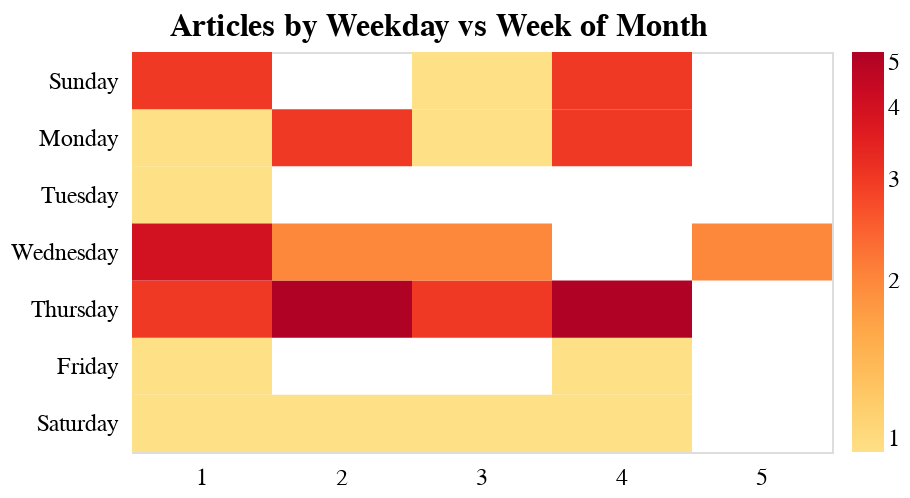

The notebook cell this image was saved under:
### Markdown cell above
Below are the number of occurrences by week of the month against day of the week

### Code cell
altair_datetime_heatmap(
    df_topics_new.groupby(["weekday", "week_of_month"])["url"]
    .count()
    .reset_index()
    .rename(columns={"url": "count"}),
    "week_of_month:N",
    "weekday:N",
    "weekday",
    "Articles by Weekday vs Week of Month",
    [
        {
            "title": "Weekday",
            "field": "weekday",
            "type": "nominal",
        },
        {
            "title": "Week of Month",
            "field": "week_of_month",
            "type": "quantitative",
        },
        {
            "title": "Number of News Articles",
            "field": "count",
            "type": "quantitative",
        },
    ],
    "yelloworangered",
    "",
    "count:Q",
    "log",
    axis_tick_font_size=12,
    axis_title_font_size=14,
    title_font_size=14,
    legend_fig_padding=10,  # default is 18
    y_axis_title_alignment="left",
    fwidth=350,
    fheight=200,
    file_path="",
    save_to_html=False,
    sort_x=pd.Series(df_topics_new["week_of_month"].unique())
    .sort_values(ascending=True)
    .values.tolist(),
    sort_y=[
        "Sunday",
        "Monday",
        "Tuesday",
        "Wednesday",
        "Thursday",
        "Friday",
        "Saturday",
    ],
    dx=80,
    offset=5,
    plot_titleFontSize=16,
)

### Figure 1 — Vega-Lite specification as saved in the notebook (floating-point values rounded to 4 significant figures)
{"config": {"view": {"continuousWidth": 400, "continuousHeight": 300}, "axisY": {"labelAlign": "right", "labelLimit": 450}, "title": {"anchor": "start", "dx": 80, "fontSize": 16, "offset": 5}}, "layer": [{"mark": {"type": "rect", "fontSize": 14}, "encoding": {"color": {"type": "quantitative", "field": "count", "legend": {"labelFontSize": 12, "offset": 10, "orient": "right", "title": "", "titleFontSize": 14}, "scale": {"scheme": "yelloworangered", "type": "log"}}, "tooltip": [{"type": "nominal", "field": "weekday", "title": "Weekday"}, {"type": "quantitative", "field": "week_of_month", "title": "Week of Month"}, {"type": "quantitative", "field": "count", "title": "Number of News Articles"}], "x": {"type": "nominal", "axis": {"domainColor": "black", "domainWidth": 0, "labelAngle": 0, "labelFontSize": 12, "tickOpacity": 0, "titleFontSize": 14}, "field": "week_of_month", "sort": [1, 2, 3, 4, 5], "title": ""}, "y": {"type": "nominal", "axis": {"domainColor": "black", "domainWidth": 0, "labelFontSize": 12, "tickOpacity": 0, "titleAlign": "left", "titleAngle": 0, "titleFontSize": 14, "titleX": -10, "titleY": -10}, "field": "weekday", "sort": ["Sunday", "Monday", "Tuesday", "Wednesday", "Thursday", "Friday", "Saturday"], "title": ""}}, "height": 200, "title": "Articles by Weekday vs Week of Month", "width": 350}], "data": {"name": "data-76a1af300eaaec44e690c91e70aee89d"}, "$schema": "https://vega.github.io/schema/vega-lite/v4.8.1.json", "datasets": {"data-76a1af300eaaec44e690c91e70aee89d": [{"weekday": "Friday", "week_of_month": 1, "count": 1}, {"weekday": "Friday", "week_of_month": 4, "count": 1}, {"weekday": "Monday", "week_of_month": 1, "count": 1}, {"weekday": "Monday", "week_of_month": 2, "count": 3}, {"weekday": "Monday", "week_of_month": 3, "count": 1}, {"weekday": "Monday", "week_of_month": 4, "count": 3}, {"weekday": "Saturday", "week_of_month": 1, "count": 1}, {"weekday": "Saturday", "week_of_month": 2, "count": 1}, {"weekday": "Saturday", "week_of_month": 3, "count": 1}, {"weekday": "Saturday", "week_of_month": 4, "count": 1}, {"weekday": "Sunday", "week_of_month": 1, "count": 3}, {"weekday": "Sunday", "week_of_month": 3, "count": 1}, {"weekday": "Sunday", "week_of_month": 4, "count": 3}, {"weekday": "Thursday", "week_of_month": 1, "count": 3}, {"weekday": "Thursday", "week_of_month": 2, "count": 5}, {"weekday": "Thursday", "week_of_month": 3, "count": 3}, {"weekday": "Thursday", "week_of_month": 4, "count": 5}, {"weekday": "Tuesday", "week_of_month": 1, "count": 1}, {"weekday": "Wednesday", "week_of_month": 1, "count": 4}, {"weekday": "Wednesday", "week_of_month": 2, "count": 2}, {"weekday": "Wednesday", "week_of_month": 3, "count": 2}, {"weekday": "Wednesday", "week_of_month": 5, "count": 2}]}}
